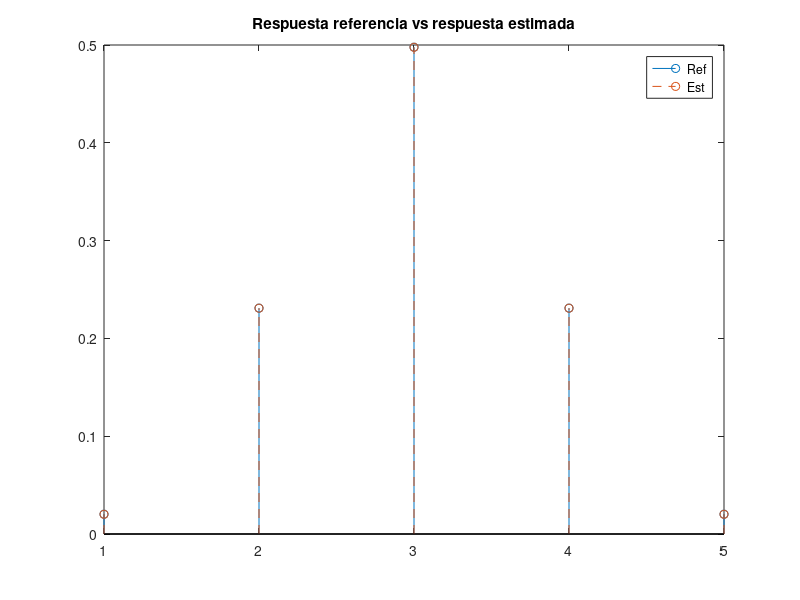
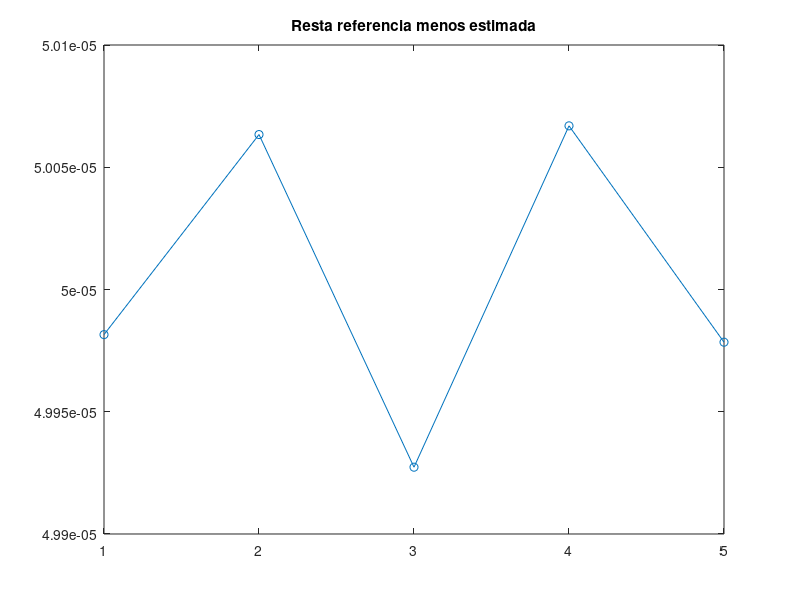
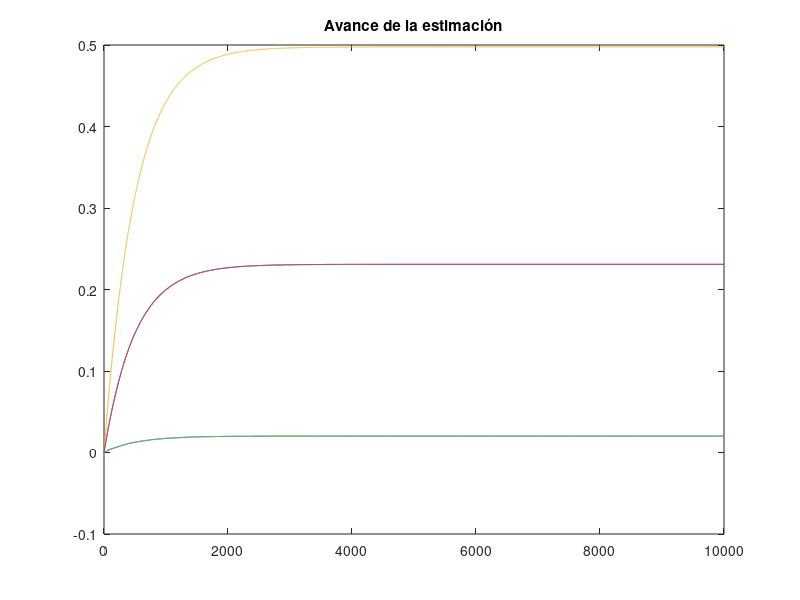
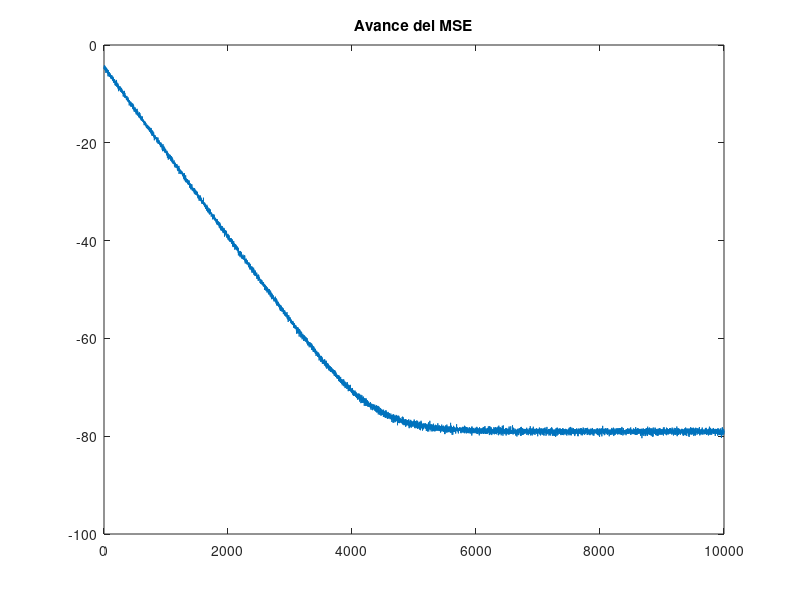

Source code (MATLAB) for these figures, in order:

clear 
close all
clc

h_ref = fir1(4, 0.3)'; % FILTRO DE REFERENCIA
Ncoeff=length(h_ref); % CANTIDAD DE COEFICIENTES

Lbatch=1e3; % TAMAÑO DE Xk

Niters = 10000; % Iteraciones

c = zeros(Ncoeff,1); % Respuesta inicial de C

Delta_tap = 0.0001; % Delta para estimar el gradiente
beta = 0.001; % Paso del algoritmo

% Inicializo el gradiente
gradient = zeros(Ncoeff,1);

% Variable para loging
mse_logeo = zeros(Niters,1);
gradient_logeo = zeros(Niters, Ncoeff);
c_logeo = zeros(Niters, Ncoeff);

for iter=1:Niters
    
    % Entrada de datos
    x = randn(Lbatch, 1);
    
    % Salida de referencia
    y_ref = filter(h_ref,1,x);

    % Salida de mi estimador
    y=filter(c,1,x);
    
    % Calculo el MSE
    mse0 = mean(abs(y-y_ref).^2); % Calculo la esperanza como la media en el tiempo
    
    % Loggeo el MSE para cada iteracion
    mse_logeo(iter) = mse0;
    
    % Calculo el gradiente
    for nc=1:Ncoeff % Recorro los taps del filtro
        
        % Estimacion del gradiente para el coeficiente nc
        caux = c; 
        caux(nc) = caux(nc) + Delta_tap;
        y = filter(caux,1,x);
        mse1 = mean(abs(y-y_ref).^2);
        gradient(nc)=(mse1-mse0)/Delta_tap;
        
    end
    
    % Ejecuto la formula del algoritmo
    c = c - beta*gradient;
    
    % Logeo gradiente y los taps
    gradient_logeo(iter,:)=gradient;
    c_logeo(iter,:)=c;
    
end

figure
stem(h_ref);
hold all
stem(c,'--');
title("Respuesta referencia vs respuesta estimada")
legend("Ref", "Est")

figure
plot(h_ref-c,'-o')
title("Resta referencia menos estimada")

figure
plot(c_logeo)
title("Avance de la estimación")

figure
plot(10*log10(mse_logeo))
title("Avance del MSE")

figure
plot(gradient_logeo)
title("Avance del gradiente")